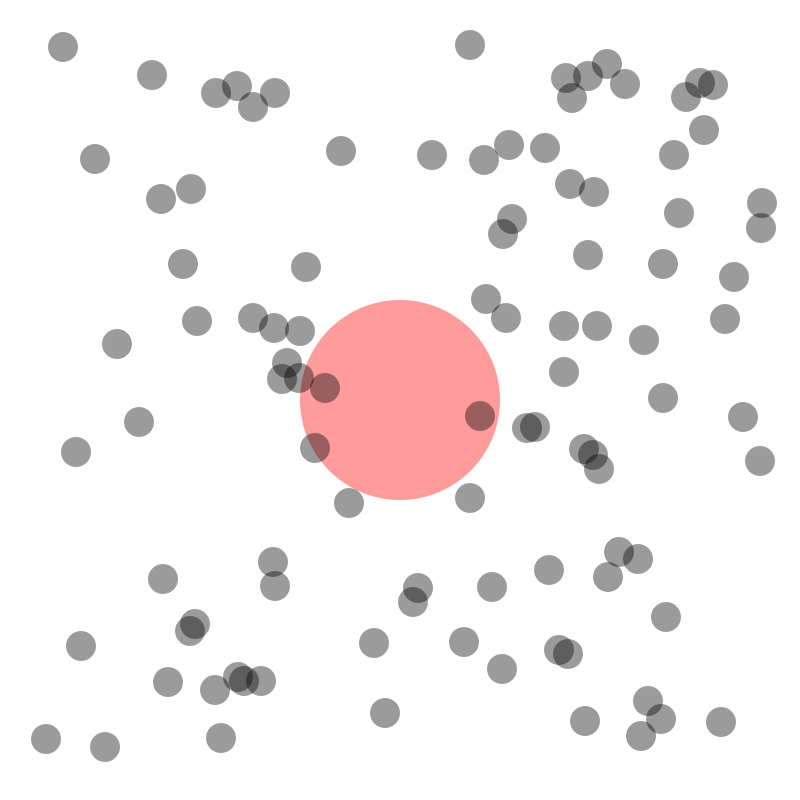
Frame 1 (no input)
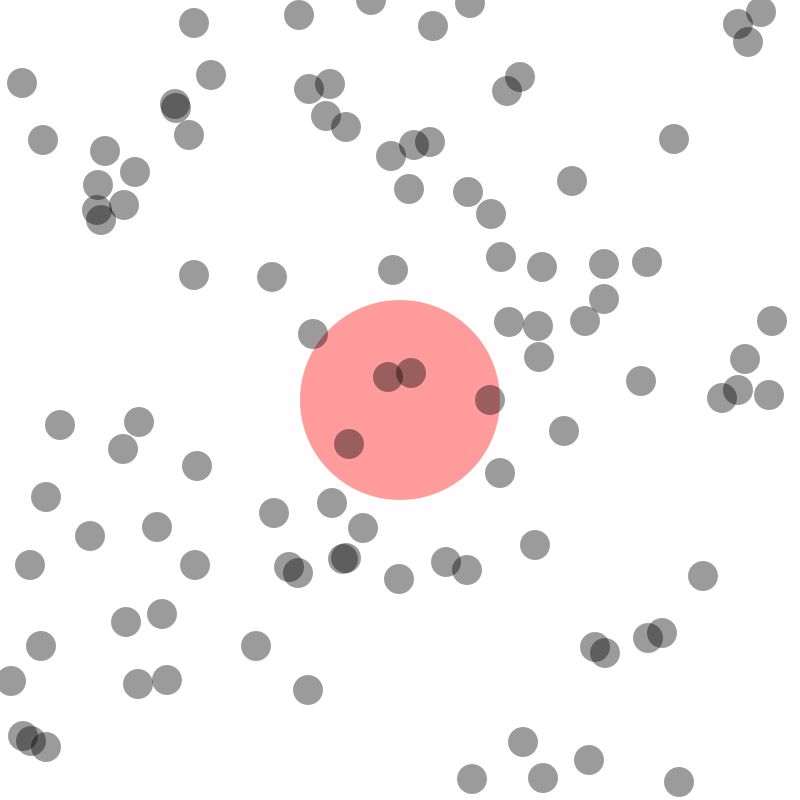
Frame 60 (the mouse pressed at the canvas centre just before this capture)
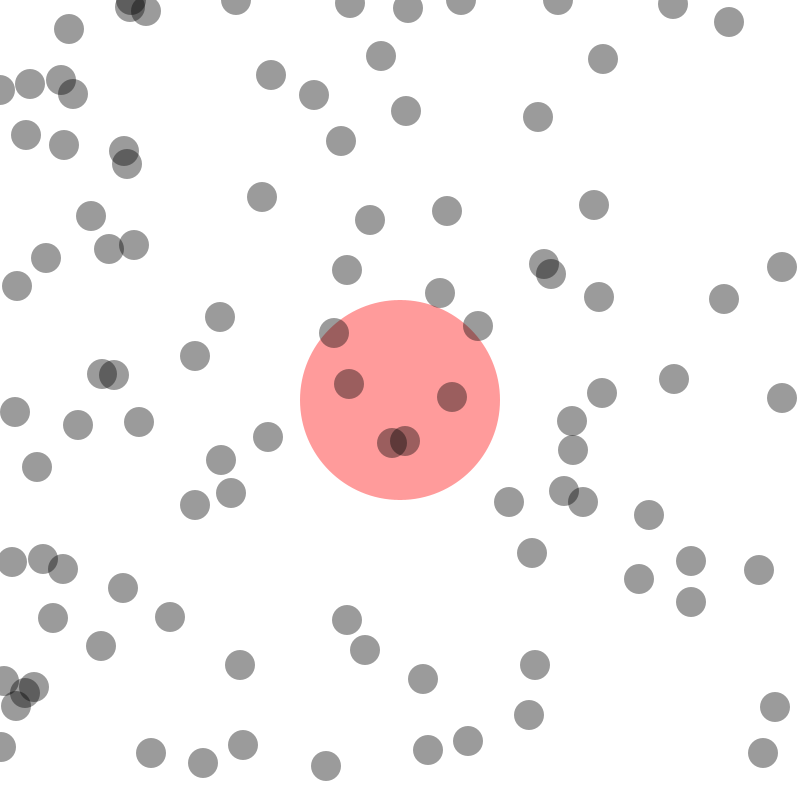
Frame 120 (the mouse held since frame 60 and released just before this capture)

The Processing sketch that drew these frames (run headless with seeded random() and noise(); from frame 60 on, the mouse is pressed at the canvas centre):

// Processing sketch: BasicsOfUsingClasses_Animation
// ── BasicsOfUsingClasses_Animation.pde
/*
BASICS OF USING CLASSES - ANIMATED
Jeff Thompson
March 2012

www.jeffreythompson.org
*/

// create an instance of a single object
// the class is called SingleObject, the instance called singleObject
// this caps/non-caps convention is typical, though sometimes a bit confusing...
SingleObject singleObject;

// here we create an array of lotsOfObjects (100 of them)
LotsOfObjects[] lotsOfObjects = new LotsOfObjects[100];


void setup() {

  size(800, 800);
  smooth();
  noStroke();

  // object name = new Class name(arguments)
  // here we create an object at x,y that is 200px wide
  singleObject = new SingleObject(width/2, height/2, 200);

  for (int i=0; i<lotsOfObjects.length; i++) {

    int tempSize = 30;                                    // size for the circles
    int tempX = int(random(tempSize, width-tempSize));    // random x location
    int tempY = int(random(tempSize, height-tempSize));   // random y location
    float xDir = random(-5, 5);                           // direction of travel...
    float yDir = random(-5, 5);                           // ... notice we can mix int/float/etc

    // object name [location in array of these objects] = new Class name(arguments)
    lotsOfObjects[i] = new LotsOfObjects(tempX, tempY, tempSize, xDir, yDir);
  }
}

void draw() {

  background(255);

  // using the single object we created, display statically
  singleObject.display();

  // iterate the array of multiple objects, display in motion
  for (int i=0; i<lotsOfObjects.length; i++) {

    // while we could do this with another function in the class (and probably better to do so),
    // this shows that you can access the values from inside the class
    // the .<variable> is the name of that variable inside the class (ie: the x or y position, etc)
    if (lotsOfObjects[i].x-lotsOfObjects[i].ballSize/2 <= 0 || lotsOfObjects[i].x+lotsOfObjects[i].ballSize/2 >= width) {
      lotsOfObjects[i].xDir *= -1;    // reverse direction
    }
    if (lotsOfObjects[i].y-lotsOfObjects[i].ballSize/2 <= 0 || lotsOfObjects[i].y+lotsOfObjects[i].ballSize/2 >= height) {
      lotsOfObjects[i].yDir *= -1;
    }

    // move and display
    lotsOfObjects[i].moveAround();
    lotsOfObjects[i].display();
  }
}

class SingleObject {

  // these are the arguments expected when creating the object
  // they are also referenced later, so name in a descriptive way
  int x;
  int y;
  int ballSize;

  // this initializes the object (happens when it is created in the setup
  // the arguments here are temp values - adding the _ after just denotes that
  SingleObject(int x_, int y_, int ballSize_) {
    x = x_;
    y = y_;
    ballSize = ballSize_;
  }

  // here we define a function of the SingleObject class that displays
  // the circle - this could be anything
  void display() {
    fill(255, 0, 0, 100);
    ellipse(x, y, ballSize, ballSize);
  }
}

class LotsOfObjects {

  // location and size
  int x, y, ballSize;    // listing on the same line is a bit cleaner
  float xDir, yDir;      // and saves space when you have a lot of variablesU

  // initialize values for each
  LotsOfObjects(int x_, int y_, int ballSize_, float xDir_, float yDir_) {
    x = x_;
    y = y_;
    ballSize = ballSize_;
    xDir = xDir_;
    yDir = yDir_;
  }

  // a function to update the position based on the x,y direction
  void moveAround() {
    x += xDir;
    y += yDir;
  }

  // function that displays the balls
  void display() {
    fill(0, 100);
    ellipse(x, y, ballSize, ballSize);
  }
}
